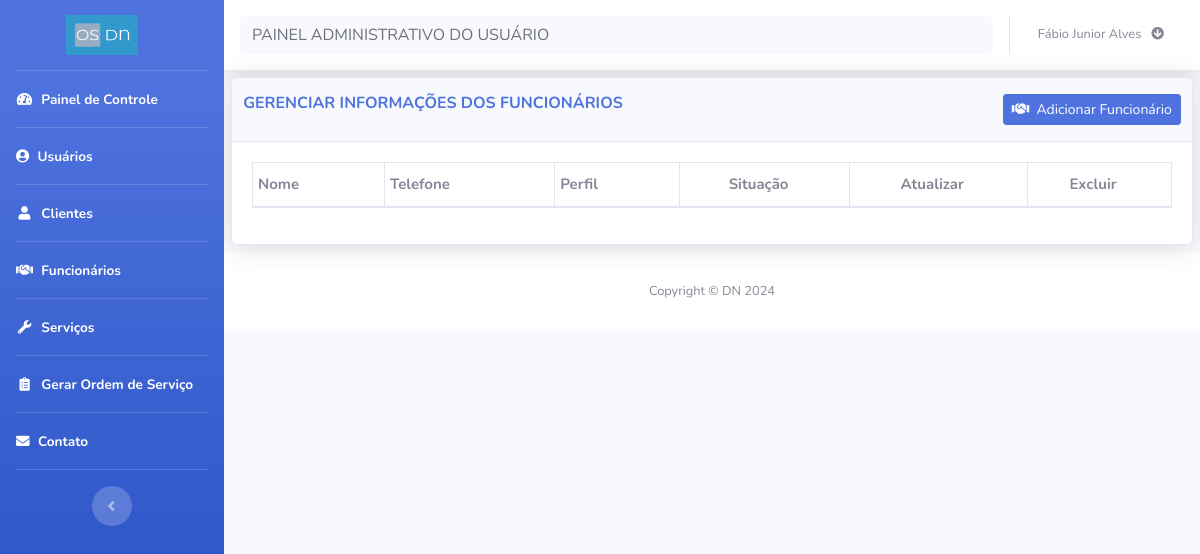
The app's page /funcionario.php (signed in), older data.
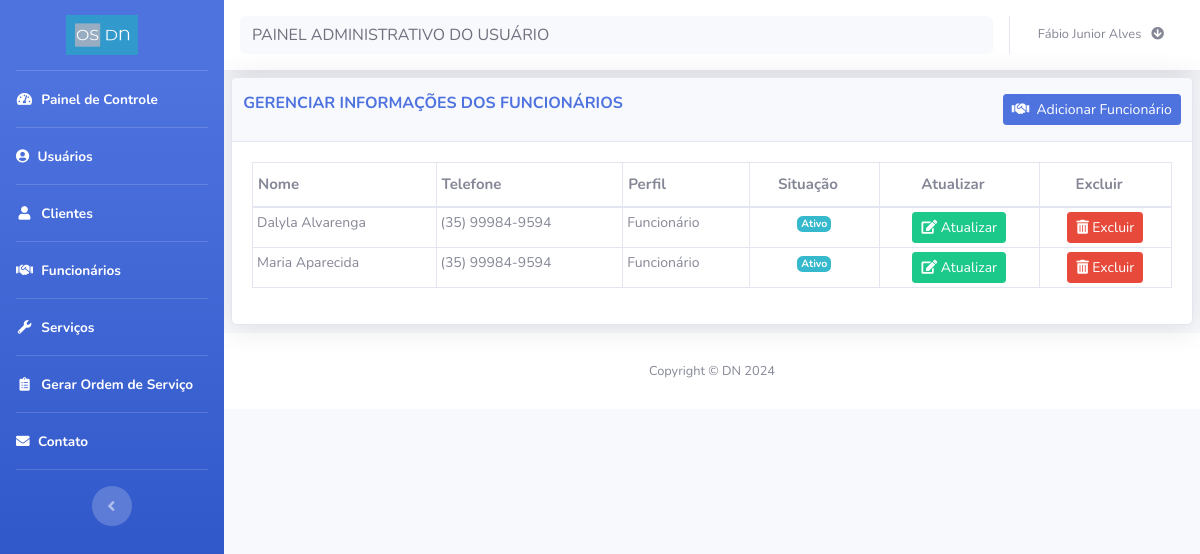
The same page, newer data.
### tables this page shows
CREATE TABLE `funcionario` (
  `cod` int(11) NOT NULL,
  `nome` varchar(100) NOT NULL,
  `email` varchar(100) NOT NULL,
  `telefone` varchar(100) NOT NULL,
  `senha` varchar(100) NOT NULL,
  `cep` varchar(10) NOT NULL,
  `endereco` varchar(100) NOT NULL,
  `numero` varchar(11) NOT NULL,
  `bairro` varchar(100) NOT NULL,
  `cidade` varchar(100) NOT NULL,
  `estado` varchar(2) NOT NULL,
  `status` int(11) NOT NULL,
  `perfil` int(11) NOT NULL,
  `data` date NOT NULL
);

### bd/bd_funcionario.php (called while the page is built, shortened)
<?php
function listaFuncionarios() {
    $conexao = conecta_db();
    $usuarios = array();
    $query = "SELECT *
              FROM funcionario
              ORDER BY nome";
    $resultado = mysqli_query($conexao, $query);
    while ($dados = mysqli_fetch_array($resultado)) {
        array_push($usuarios, $dados);
    }
    return $usuarios;
}
?>

### funcionario.php (the view, shortened to what this page needs)
<?php
require_once('header.php');
require_once('sidebar.php');
?>
<div id="content">
    <?php require_once('navbar.php');?>
    <div class="container-fluid">
        <div class="card shadow mb-2">
            <div class="card-header py-3">
                <div class="row">
                    <div class="col-md-8">
                        <h6 class="m-0 font-weight-bold text-primary" id="title">GERENCIAR INFORMAÇÕES DOS FUNCIONÁRIOS</h6>
                    </div>
                    <div class="col-md-4 card_button_title">
                        <a title="Adicionar novo funcionário" href="cad_funcionario.php"><button type="button" class="btn btn-primary btn-sm card_button_title" data-toggle="modal" id=" "> <i class="fa fa-handshake">&nbsp;</i> Adicionar Funcionário</button></a>
                    </div>
                </div>
            </div>
            <div class="card-body">
                <div class="table-responsive">
                    <table class="table table-bordered" id="dataTable" width="100%" cellspacing="0">
                        <thead>
                            <tr>
                                <th>Nome</th>
                                <th>Telefone</th>
                                <th>Perfil</th>
                                <th class="text-center">Situação</th>
                                <th class="text-center" data-orderable="false">Atualizar</th>
                                <th class="text-center" data-orderable="false">Excluir</th>
                            </tr>
                        </thead>
                        <tbody>
                            <?php
                            require_once ("bd/bd_funcionario.php");
                            $funcionarios = listaFuncionarios();
                            foreach($funcionarios as $dados):
                                ?>
                                <tr>
                                    <td><?= $dados['nome'] ?></td>
                                    <td><?= $dados['telefone'] ?></td>
                                    <td>Funcionário</td>
                                    <td class="text-center"><?= ($dados['status'] == 1 ? '<span class="badge badge-info">Ativo</span>' : '<span class="badge badge-warning">Inativo</span>') ?></td>
                                    <td class="text-center">
                                        <a title="Atualizar" href="editar_funcionario.php?cod=<?=$dados['cod']; ?>" class="btn btn-sm btn-success"><i class="fas fa-edit">&nbsp;</i>Atualizar</a>
                                    </td>
                                    <td class="text-center">
                                        <a title="Excluir" href="javascript(void)" data-toggle="modal" data-target="#excluir-<?=$dados['cod'];?>" class="btn btn-sm btn-danger"><i class="fas fa-trash-alt">&nbsp;</i>Excluir</a>
                                    </td>
                                </tr>
                            <?php endforeach ?>
                        </tbody>
                    </table>
                </div>
            </div>
        </div>
    </div>
    <?php
    require_once('footer.php');
    ?>

### header.php (shortened to what this page needs)
<!DOCTYPE html>
<html lang="pt-br">
<head>
    <link href="vendor/fontawesome-free/css/all.min.css" rel="stylesheet" type="text/css">
    <link href="css/sb-admin-2.css" rel="stylesheet">
    <link href="css/custom.css" rel="stylesheet">
    <link href="vendor/datatables/dataTables.bootstrap4.min.css" rel="stylesheet">
</head>
<body id="page-top">
    <div id="wrapper">

### sidebar.php
<ul class="navbar-nav bg-gradient-primary sidebar sidebar-dark accordion" id="accordionSidebar">
    <a class="sidebar-brand d-flex align-items-center justify-content-center" href="home.php">
        <div class="sidebar-brand-text mx-3"><img class = "img-dashbord" src="img/favicon-alvina.png"></div>
    </a>
    <hr class="sidebar-divider my-0">
    <li class="nav-item active">
        <a class="nav-link" href="home.php">
            <i class="fas fa-fw fa-tachometer-alt"></i>
            <span>Painel de Controle</span></a>
        </li>
        <?php
        if($_SESSION['perfil']== 1){
           ?>
           <hr class="sidebar-divider my-0">
           <li class="nav-item active">
            <a class="nav-link" href="usuario.php">
                <i class="fa fa-user-circle"></i>
                <span>Usuários</span></a>
            </li>
            <hr class="sidebar-divider my-0">
            <li class="nav-item active">
                <a class="nav-link" href="cliente.php">
                    <i class="fas fa-fw fa-user"></i>
                    <span>Clientes</span></a>
                </li>
            <hr class="sidebar-divider my-0">
            <li class="nav-item active">
                <a class="nav-link" href="funcionario.php">
                    <i class="fa fa-handshake"></i>
                    <span>Funcionários</span></a>
                </li>
                <hr class="sidebar-divider my-0">
                <li class="nav-item active">
                    <a class="nav-link" href="servico.php">
                        <i class="fas fa-fw fa-wrench"></i>
                        <span>Serviços</span></a>
                    </li>
                    <hr class="sidebar-divider my-0">
                    <li class="nav-item active">
                        <a class="nav-link" href="agendamento.php">
                            <i class="fas fa-fw fa-clipboard-list"></i>
                            <span>Gerar Ordem de Serviço</span></a>
                        </li>
                        <?php
                    }
                    ?>
                    <hr class="sidebar-divider my-0">
                    <li class="nav-item active">
                        <a class="nav-link" href="contato.php">
                            <i class="fa fa-envelope"></i>
                            <span>Contato</span></a>
                        </li>
                        <hr class="sidebar-divider d-none d-md-block">
                        <div class="text-center d-none d-md-inline">
                            <button class="rounded-circle border-0" id="sidebarToggle"></button>
                        </div>
                    </ul>
                    <div id="content-wrapper" class="d-flex flex-column">

### navbar.php (shortened to what this page needs)
<?php
    if ($_SESSION['perfil']==1) {
        $texto = "PAINEL ADMINISTRATIVO DO USUÁRIO";
    }elseif($_SESSION['perfil']==2){
        $texto = "PAINEL ADMINISTRATIVO DO CLIENTE";
    }else{
        $texto = "PAINEL ADMINISTRATIVO DO FUNCIONÁRIO";
    }
?>
<nav class="navbar navbar-expand navbar-light bg-white topbar mb-4 static-top shadow">
    <div class="input-group">
        <input type="text" class="form-control bg-light border-0 small" value="<?=$texto?>" readonly
        aria-label="Search" aria-describedby="basic-addon2">
    </div>
    <ul class="navbar-nav ml-auto">
        <li class="nav-item dropdown no-arrow">
            <a class="nav-link dropdown-toggle" href="#" id="userDropdown" role="button"
            data-toggle="dropdown" aria-haspopup="true" aria-expanded="false">
            <span class="mr-2 d-none d-lg-inline text-gray-600 small"><?php echo $_SESSION['nome_usu']?> &nbsp; <i class="fa fa-arrow-circle-down"></i></span>
        </a>
</li>
</ul>
</nav>

### footer.php (shortened to what this page needs)
    <footer class="sticky-footer bg-white">
        <div class="container my-auto">
            <div class="copyright text-center my-auto">
                <span>Copyright &copy; DN 2024</span>
            </div>
        </div>
    </footer>
</div>
</div>
</body>
</html>

### css/custom.css (style rules this page uses)
.card_button_title { float: right; }
.table td, .table th { padding-right: 0; }
.table td { padding: .25rem; font-size: 14px; }
.table_resultfim td, th { padding: .87rem !important; }
.table_result td, th { padding: 1.1rem !important; }
.table th { padding-top: 10px !important; padding-bottom: 10px !important; padding-left: 5px !important; font-size: 15px; }
.table_process td, .table th { padding-right: 0; }

Row changes from the older to the newer data that the page shows:
added funcionario: nome "Dalyla Alvarenga", telefone "(35) 99984-9594", status "Ativo"
added funcionario: nome "Maria Aparecida", telefone "(35) 99984-9594", status "Ativo"
